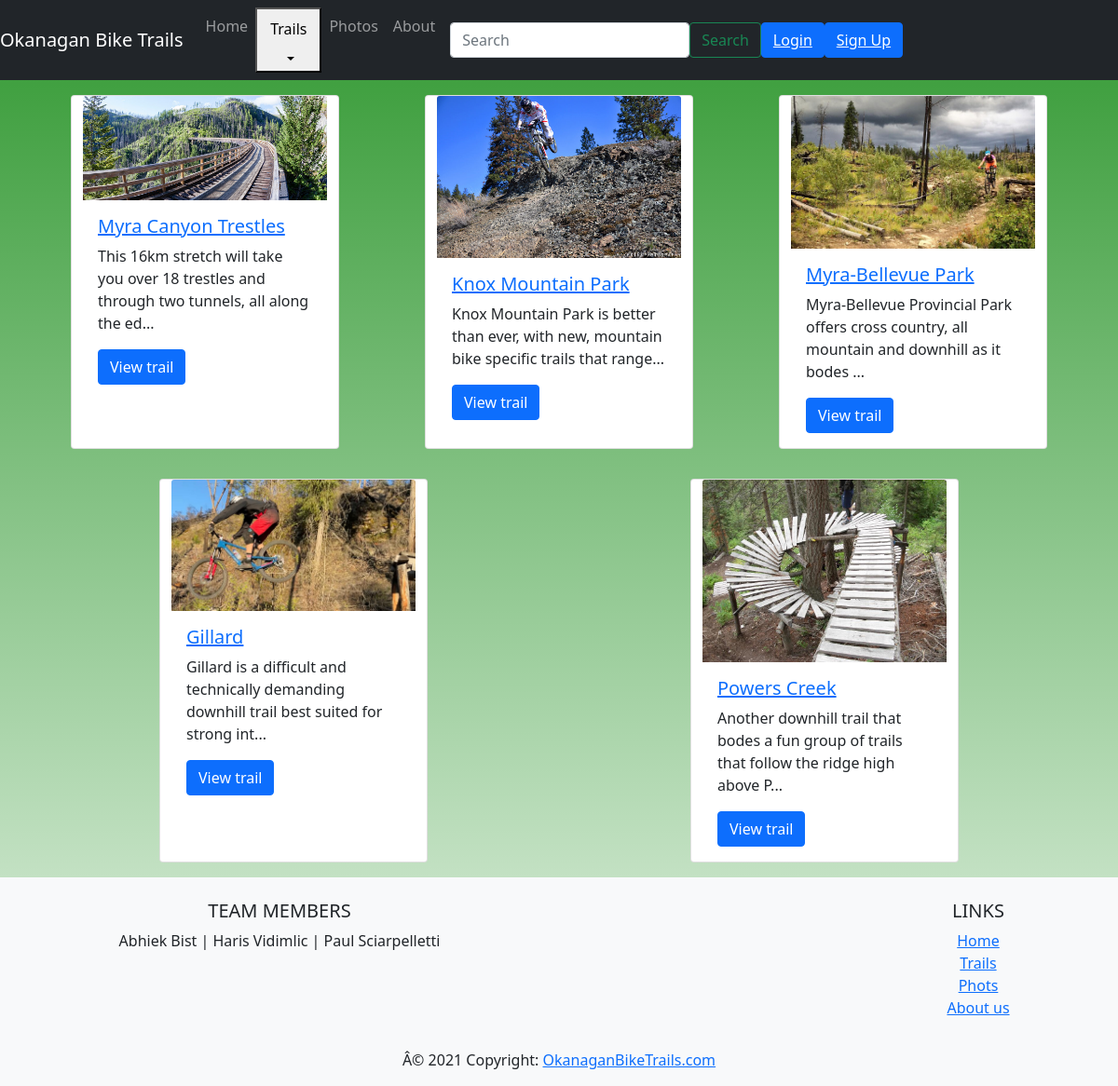
The page /src/client/trails.php on the database its author committed.
### tables this page shows
CREATE TABLE `trails` (
  `trailId` int(11)  NOT NULL AUTO_INCREMENT,
  `trailName` varchar(20) NOT NULL,
  `description` varchar(255) NOT NULL,
  PRIMARY KEY (`trailId`)
);

### src/client/trails.php (the view, shortened to what this page needs)
<!DOCTYPE html>
<html lang="en">
<head>
  <link href='https://api.mapbox.com/mapbox-gl-js/v2.5.1/mapbox-gl.css' rel='stylesheet' />
  <link href="https://cdn.jsdelivr.net/npm/bootstrap@5.0.2/dist/css/bootstrap.min.css" rel="stylesheet">
  <link rel="stylesheet" href="./../client/css/main.css">
</head>
<body>
  <?php
  $root = $_SERVER["DOCUMENT_ROOT"];
  include 'header.php';
  include $root . '/the-project-hari-paul-abhiek/src/server/db_conn.php';
  ?>
  <div class="container">
    <div class="row">
      <?php
      $sql = "SELECT * FROM `trails`";
      if ($result = mysqli_query($conn, $sql)) {
        while ($row = mysqli_fetch_assoc($result)) {
          $id = $row['trailId'];
          $trail = $row['trailName'];
          $desc = $row['description'];
          echo '<div class="card mx-auto m-3" style="width: 18rem">
              <img src="img/card-' . $id . '.jpg" class="card-img-top" alt="Card image cap">
              <div class="card-body">
                  <h5 class="card-title"><a href="comment.php?id=' . $id . '">' . $trail . '</a></h5>
                  <p class="card-text">' . substr($desc, 0, 90) . '... </p>
                  <a href="comment.php?id=' . $id . '" class="btn btn-primary">View trail</a>
              </div>
        </div>';
          if ($id % 3 == 0) {
            echo '</div><div class ="row">';
          }
        }
      }
      ?>
    </div>
  </div>
  <?php
  include 'footer.php';
  ?>
</body>
</html>

### src/client/css/main.css (style rules this page uses)
body { background-image: linear-gradient( rgba(0, 128, 0, 0.8),rgba(0, 128, 0, 0.1)); }

### rows shown on the page
trails: shows a picture, trailName "Myra Canyon Trestles", description "This 16km stretch will take you over 18 trestles and through two tunnels, all along the ed"
trails: shows a picture, trailName "Knox Mountain Park", description "Knox Mountain Park is better than ever, with new, mountain bike specific trails that range"
trails: shows a picture, trailName "Myra-Bellevue Park", description "Myra-Bellevue Provincial Park offers cross country, all mountain and downhill as it bodes"
trails: shows a picture, trailName "Gillard", description "Gillard is a difficult and technically demanding downhill trail best suited for strong int"
trails: shows a picture, trailName "Powers Creek", description "Another downhill trail that bodes a fun group of trails that follow the ridge high above P"
